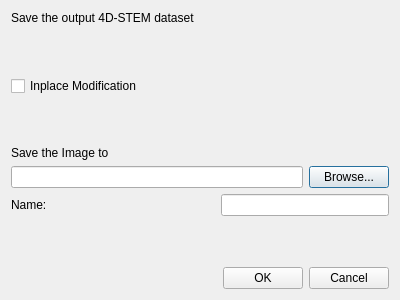
<?xml version="1.0" encoding="UTF-8"?>
<ui version="4.0">
 <class>Dialog</class>
 <widget class="QDialog" name="Dialog">
  <property name="geometry">
   <rect>
    <x>0</x>
    <y>0</y>
    <width>400</width>
    <height>300</height>
   </rect>
  </property>
  <property name="windowTitle">
   <string>Dialog</string>
  </property>
  <layout class="QVBoxLayout" name="verticalLayout">
   <item>
    <widget class="QLabel" name="label">
     <property name="text">
      <string>Save the output 4D-STEM dataset</string>
     </property>
    </widget>
   </item>
   <item>
    <spacer name="verticalSpacer">
     <property name="orientation">
      <enum>Qt::Vertical</enum>
     </property>
     <property name="sizeHint" stdset="0">
      <size>
       <width>20</width>
       <height>32</height>
      </size>
     </property>
    </spacer>
   </item>
   <item>
    <widget class="QCheckBox" name="checkBox_inplace">
     <property name="text">
      <string>Inplace Modification</string>
     </property>
    </widget>
   </item>
   <item>
    <spacer name="verticalSpacer_2">
     <property name="orientation">
      <enum>Qt::Vertical</enum>
     </property>
     <property name="sizeHint" stdset="0">
      <size>
       <width>20</width>
       <height>32</height>
      </size>
     </property>
    </spacer>
   </item>
   <item>
    <widget class="QLabel" name="label_3">
     <property name="text">
      <string>Save the Image to</string>
     </property>
    </widget>
   </item>
   <item>
    <layout class="QHBoxLayout" name="horizontalLayout_2">
     <item>
      <widget class="QLineEdit" name="lineEdit_parent_path"/>
     </item>
     <item>
      <widget class="QPushButton" name="pushButton_browse">
       <property name="text">
        <string>Browse...</string>
       </property>
      </widget>
     </item>
    </layout>
   </item>
   <item>
    <layout class="QHBoxLayout" name="horizontalLayout">
     <item>
      <widget class="QLabel" name="label_2">
       <property name="text">
        <string>Name:</string>
       </property>
      </widget>
     </item>
     <item>
      <spacer name="horizontalSpacer">
       <property name="orientation">
        <enum>Qt::Horizontal</enum>
       </property>
       <property name="sizeHint" stdset="0">
        <size>
         <width>40</width>
         <height>20</height>
        </size>
       </property>
      </spacer>
     </item>
     <item>
      <widget class="QLineEdit" name="lineEdit_name"/>
     </item>
    </layout>
   </item>
   <item>
    <spacer name="verticalSpacer_3">
     <property name="orientation">
      <enum>Qt::Vertical</enum>
     </property>
     <property name="sizeHint" stdset="0">
      <size>
       <width>20</width>
       <height>32</height>
      </size>
     </property>
    </spacer>
   </item>
   <item>
    <layout class="QHBoxLayout" name="horizontalLayout_4">
     <item>
      <spacer name="horizontalSpacer_2">
       <property name="orientation">
        <enum>Qt::Horizontal</enum>
       </property>
       <property name="sizeHint" stdset="0">
        <size>
         <width>40</width>
         <height>20</height>
        </size>
       </property>
      </spacer>
     </item>
     <item>
      <layout class="QHBoxLayout" name="horizontalLayout_3">
       <item>
        <widget class="QPushButton" name="pushButton_ok">
         <property name="text">
          <string>OK</string>
         </property>
        </widget>
       </item>
       <item>
        <widget class="QPushButton" name="pushButton_cancel">
         <property name="text">
          <string>Cancel</string>
         </property>
        </widget>
       </item>
      </layout>
     </item>
    </layout>
   </item>
  </layout>
 </widget>
 <resources/>
 <connections/>
</ui>
